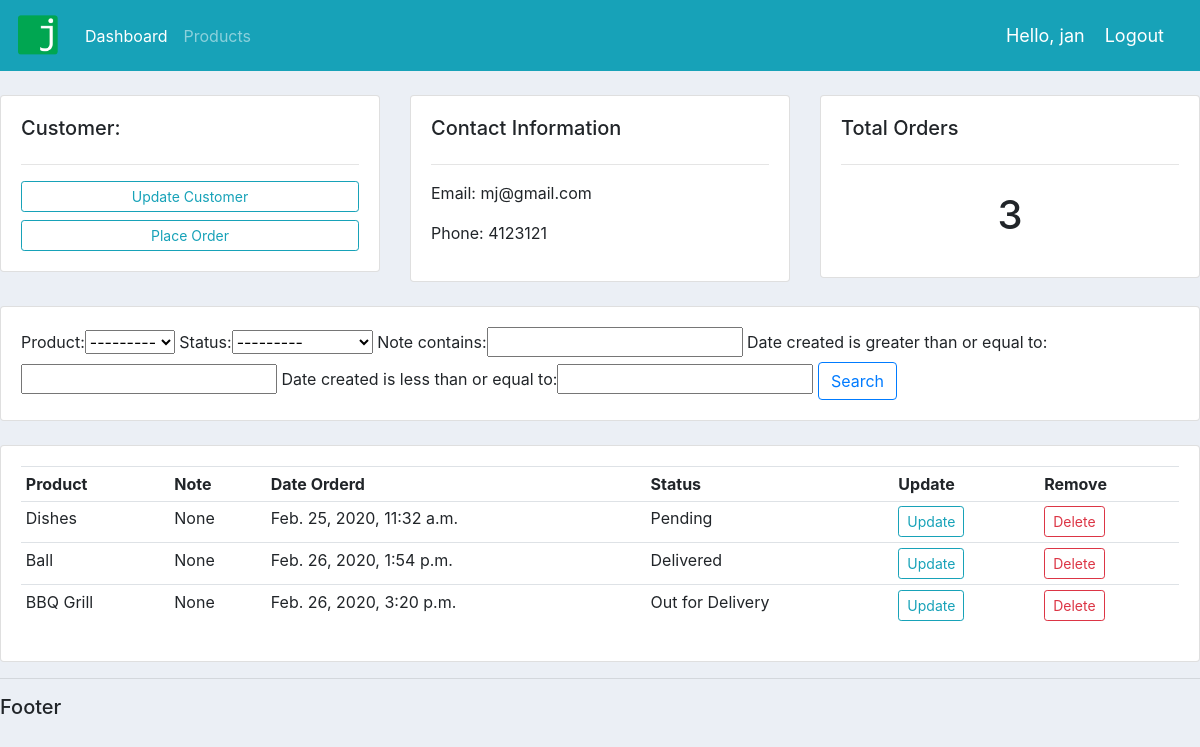
The app's page /customer/1/ (signed in) with its own data.
### accounts/models.py (models this page shows, shortened)
class Customer(models.Model):
    user = models.OneToOneField(User,null=True, blank=True, on_delete=models.CASCADE)
    name= models.CharField(max_length=200,null=True)
    phone= models.CharField(max_length=200,null=True)
    email= models.CharField(max_length=200,null=True)
    profilePic = models.ImageField(default="defUserImg.png", null=True,blank=True)
    date_created= models.DateTimeField(auto_now_add=True,null=True)

class Order(models.Model):
    STATUS = (
        ('Pending','Pending'),
        ('Out for Delivery','Out for Delivery'),
        ('Delivered','Delivered'),
    )
    customer=models.ForeignKey(Customer,null=True,on_delete=models.SET_NULL)
    product =models.ForeignKey(Product,null=True,on_delete=models.SET_NULL)
    date_created=models.DateTimeField(auto_now_add=True,null=True)
    status = models.CharField(max_length=200,null=True,choices=STATUS)
    note =  models.CharField(max_length=200,null=True)

class Product(models.Model):
    CATEGORY = (('Indoor','Indoor'),('Outdoor','Outdoor'),)
    name=models.CharField(max_length=200,null=True)
    price=models.FloatField(null=True)
    category=models.CharField(max_length=200,null=True,choices=CATEGORY)
    description=models.CharField(max_length=500,null=True, blank=True)
    date_created=models.DateTimeField(auto_now_add=True,null=True)
    tags= models.ManyToManyField(Tag)
    def __str__(self):
        return self.name

### accounts/decorators.py (the view)
        def wrapperFunc(request, *args, **kwargs):
            group = None
            if request.user.groups.exists():
                group = request.user.groups.all()[0].name
            if group in allowedRoles:
                return viewFunc(request, *args, **kwargs)
            else:
                return HttpResponse('You are not allowed to view this page')

### accounts/views.py (called while the page is built)
@login_required(login_url='login')
@allowedUsers(allowedRoles=['admin'])
def customer(request, pk):
    customer = Customer.objects.get(id=pk)
    orders = customer.order_set.all()
    order_count = orders.count()
    myFilter = OrderFilter(request.GET, queryset=orders)
    orders = myFilter.qs
    context = {'customer':customer,'orders':orders, 'order_count':order_count,'myFilter':myFilter}
    return render(request, 'accounts/customer.html',context)

### accounts/templates/accounts/customer.html
{% extends 'accounts/main.html' %}
{% block content %}
<br />
<div class="row">
  <div class="col-md">
    <div class="card card-body">
      <h5>Customer:</h5>
      <hr />
      <a class="btn btn-outline-info  btn-sm btn-block" href=""
        >Update Customer</a
      >
      <a
        class="btn btn-outline-info  btn-sm btn-block"
        href="{% url 'createorder' customer.id %}"
        >Place Order</a
      >
    </div>
  </div>
  <div class="col-md">
    <div class="card card-body">
      <h5>Contact Information</h5>
      <hr />
      <p>Email: {{customer.email}}</p>
      <p>Phone: {{customer.phone}}</p>
    </div>
  </div>
  <div class="col-md">
    <div class="card card-body">
      <h5>Total Orders</h5>
      <hr />
      <h1 style="text-align: center;padding: 10px">{{order_count}}</h1>
    </div>
  </div>
</div>
<br />
<div class="row">
  <div class="col">
    <div class="card card-body">
      <form method="get">
        {{myFilter.form}}
        <button class="btn btn-outline-primary" type="submit">Search</button>
      </form>
    </div>
  </div>
</div>
<br />
<div class="row">
  <div class="col-md">
    <div class="card card-body">
      <table class="table table-sm">
        <tr>
          <th>Product</th>
          <th>Note</th>
          <th>Date Orderd</th>
          <th>Status</th>
          <th>Update</th>
          <th>Remove</th>
        </tr>
        {% for order in orders %}
        <tr>
          <td>
            {{order.product}}
          </td>
          <td>
            {{order.note}}
          </td>
          <td>
            {{order.date_created}}
          </td>
          <td>
            {{order.status}}
          </td>
          <td>
            <a
              class="btn btn-sm btn-outline-info"
              href="{% url 'updateorder' order.id %}"
              >Update</a
            >
          </td>
          <td>
            <a
              class="btn btn-sm btn-outline-danger"
              href="{% url 'deleteorder' order.id %}"
              >Delete</a
            >
          </td>
        </tr>
        {% endfor %}
      </table>
    </div>
  </div>
</div>
{% endblock %}

### accounts/templates/accounts/navbar.html (shortened to what this page needs)
{% load static %}
<nav class="navbar navbar-expand-lg navbar-dark bg-info">
  <a href="{% url 'home' %}">
    <img
      src="{% static 'images/logo.png' %}"
      alt=""
      id="logo"
      class="navbar-brand"
  /></a>
  <div class="collapse navbar-collapse" id="navbarNav">
    <ul class="navbar-nav">
      {% if request.user.is_staff %}
      <li class="nav-item active">
        <a class="nav-link" href="{% url 'home' %}">Dashboard</a>
      </li>
      <li class="nav-item">
        <a class="nav-link" href="{% url 'products' %}">Products</a>
      </li>
      {% else %}
      <li class="nav-item">
        <a class="nav-link" href="{% url 'account' %}">Settings</a>
      </li>
      {% endif %}
    </ul>
  </div>
  <span class="hello-msg">Hello, {{request.user}}</span>
  <span><a class="hello-msg" href="{% url 'logout' %}">Logout</a></span>
</nav>

### static/css/main.css (style rules this page uses)
#logo { width: 45px; }
body { background-color: #ebeff5; }

### accounts/templates/accounts/navbar.html (style rules this page uses)
.hello-msg { font-size: 18px; color: #fff; margin-right: 20px; }

### records on screen
Customer: email "mj@gmail.com", phone "4123121"
Order: product "Dishes", note "None", date_created "Feb. 25, 2020, 11:32 a.m.", status "Pending"
Order: product "Ball", note "None", date_created "Feb. 26, 2020, 1:54 p.m.", status "Delivered"
Order: product "BBQ Grill", note "None", date_created "Feb. 26, 2020, 3:20 p.m.", status "Out for Delivery"

### other values on screen
{{ request.user }} "jan"
{{ order_count }} "3"
